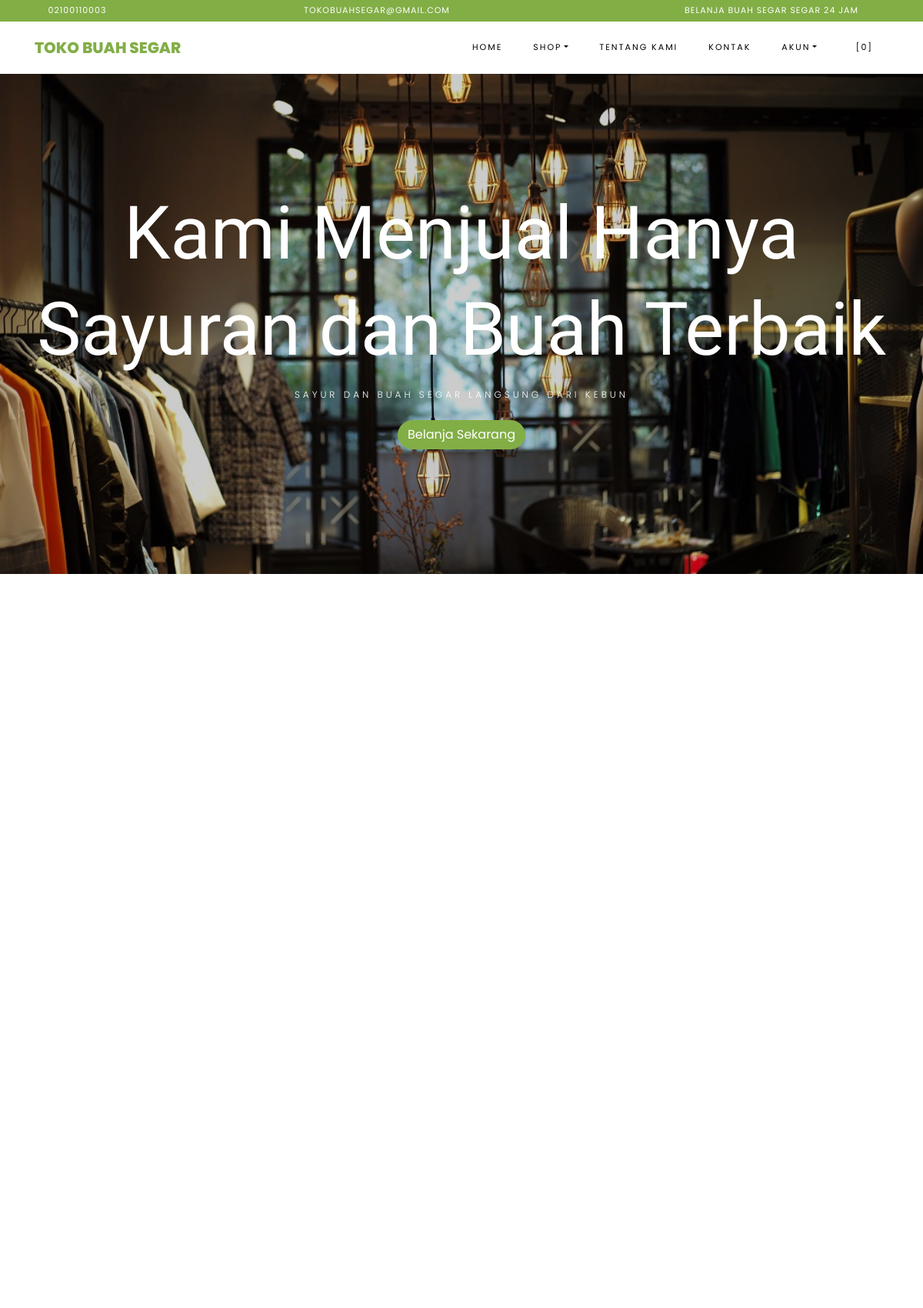
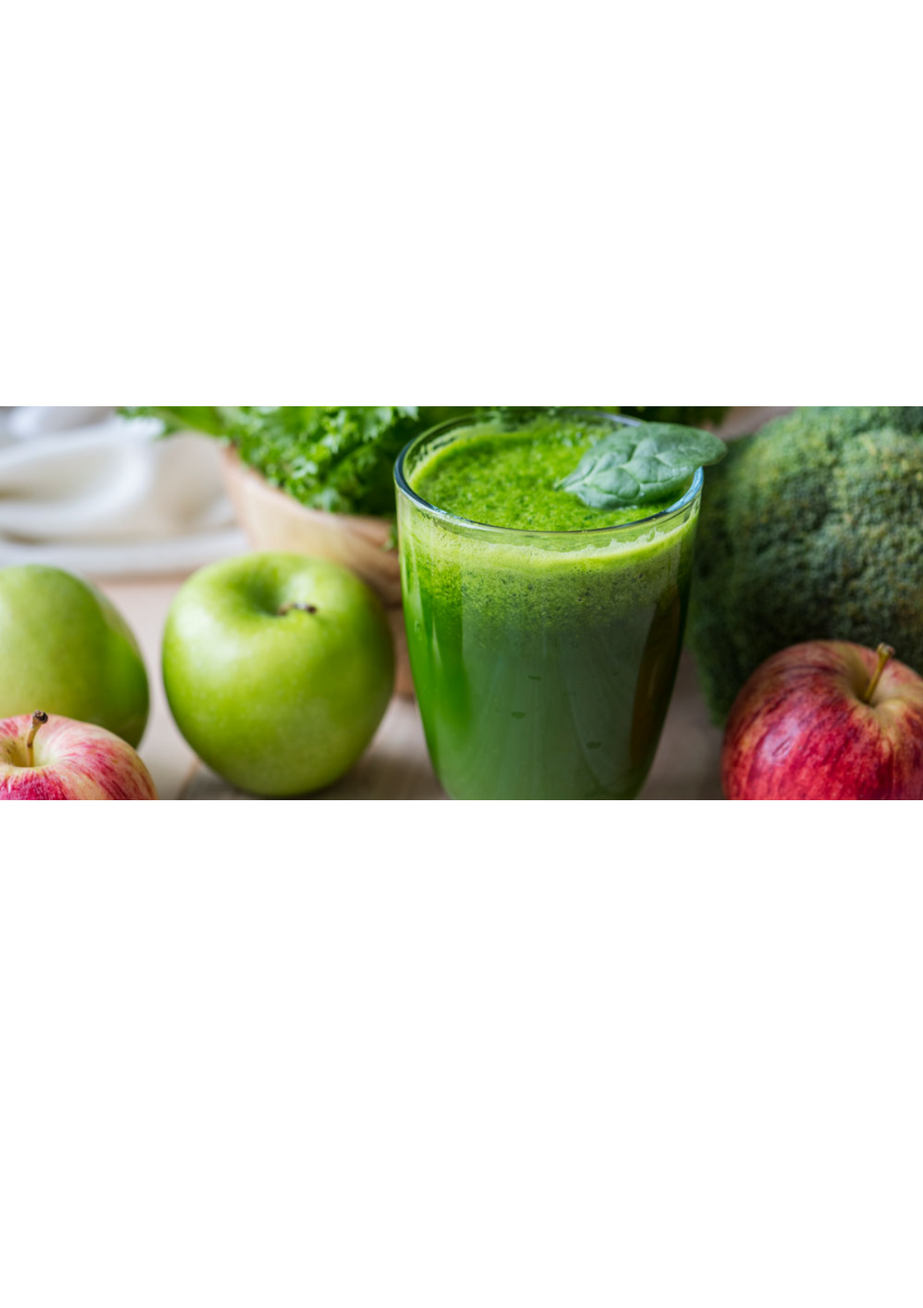
The page / (upper part) on the database its author committed (2 pictures, top to bottom).
### tables this page shows
CREATE TABLE `settings` (
  `id` int(10) NOT NULL,
  `key` varchar(32) NOT NULL,
  `content` varchar(191) NOT NULL
);

### application/helpers/themes_helper.php (called while the page is built, shortened)
<?php
if ( ! function_exists('get_theme_name'))
{
    function get_theme_name() {
        $current_theme = get_settings('current_theme_name');
        return ($current_theme) ? $current_theme : false;
    }
}
if ( ! function_exists('get_template_part'))
{
    function get_template_part($file_name = null, $params = array()) {
        if ($file_name !== '') {
            $current_theme = get_theme_name();
            if ( file_exists($file_location = VIEWPATH .'themes/'. $current_theme .'/'. $file_name .'.php')) {
                $CI =& get_instance();
                $CI->load->view('themes/'. $current_theme .'/'. $file_name, $params);
            }
            else {
                echo '<div>Kesalahan: berkas tema <b>'. $file_name .'.php</b> tidak ditemukan.<br>Lokasi berkas: <b>'. $file_location .'</b></div>';
            }
        }
    }
}
if ( ! function_exists('get_header'))
{
    function get_header($params = null, $section = '', $current_section = '') {
        $load_params = array();
        if ( is_null($params)) {
            $load_params['title'] = get_settings('site_name');
        }
        else if ( is_string($params)) {
            $load_params['title'] = $params;
        }
        else if ( is_array($params)) {
            $load_params = $params;
        }
        else {
            $load_params['title'] = get_settings('site_name');
        }
        $load_params['sidebar_section'] = $section;
        $load_params['current_section'] = $current_section;
        get_template_part('header', $load_params);
    }
}
if ( ! function_exists('get_theme_uri'))
{
    function get_theme_uri($file_name = null, $theme_name = NULL)
    {
        $theme_name = ($theme_name == NULL) ? get_theme_name() : $theme_name;
        return is_null($file_name) ? base_url('assets/themes/'. $theme_name .'/') : base_url('assets/themes/'. $theme_name .'/'. $file_name) ;
    }
}

### application/controllers/Home.php (called while the page is built, shortened)
<?php
class Home extends CI_Controller
{
    public function index()
    {
        $params['title'] = 'Selamat Datang';
        $products['products'] = $this->product->get_all_products();
        $products['best_deal'] = $this->product->best_deal_product();
        $products['reviews'] = $this->review->get_all_reviews();
        get_header($params);
        get_template_part('home', $products);
    }
}

### index.php (called while the page is built, shortened)
<?php
require_once BASEPATH.'core/CodeIgniter.php';

### application/helpers/global_helper.php (called while the page is built, shortened)
<?php
if ( ! function_exists('get_settings'))
{
    function get_settings($key = '')
    {
        $CI =& get_instance();
        $row = $CI->db
            ->select('content')
            ->where('key', $key)
            ->get('settings')
            ->row();
        return $row->content;
    }
}
if ( ! function_exists('get_store_name'))
{
    function get_store_name()
    {
        return get_settings('store_name');
    }
}

### application/helpers/session_helper.php (called while the page is built, shortened)
<?php
if ( ! function_exists('init'))
{
    function init()
    {
        $CI =& get_instance();
        return $CI;
    }
}
if( ! function_exists('session_data'))
{
    function session_data()
    {
        $CI = init();
        $read_session_in_cookie = get_cookie('__ACTIVE_SESSION_DATA');
        $read_session_in_session = $CI->session->userdata('__ACTIVE_SESSION_DATA');
        if ($read_session_in_cookie)
        {
            $read_data = $CI->encryption->decrypt($read_session_in_cookie);
            $read_data = json_decode($read_data);
            return $read_data;
        }
        else if ($read_session_in_session)
        {
            $read_data = $CI->encryption->decrypt($read_session_in_session);
            $read_data = json_decode($read_data);
            return $read_data;
        }
        else {
            $default_session = new stdClass();
            $default_session->is_login = FALSE;
            $default_session->user_id = 0;
            $default_session->login_at = 0;
            $default_session->remember_me = FALSE;
            return $default_session;
        }
    }
}

### application/views/themes/vegefoods/home.php (the view, shortened to what this page needs)
<section id="home-section" class="hero">
  <div class="home-slider owl-carousel">
    <div class="slider-item" style="background-image: url(<?php echo get_theme_uri('images/shop_3.jpg'); ?>);">
      <div class="overlay"></div>
      <div class="container">
        <div class="row slider-text justify-content-center align-items-center" data-scrollax-parent="true">
          <div class="col-md-12 ftco-animate text-center">
            <h1 class="mb-2">Kami Menjual Hanya Sayuran dan Buah Terbaik</h1>
            <h2 class="subheading mb-4">Sayur dan Buah Segar Langsung dari Kebun</h2>
            <p><a href="#products" class="btn btn-primary">Belanja Sekarang</a></p>
          </div>
        </div>
      </div>
    </div>
  </div>
</section>
<section class="ftco-section" id="products">
  <div class="container">
    <div class="row no-gutters ftco-services">
    </div>
  </div>
</section>
<section class="ftco-section">
  <div class="container">
    <div class="row justify-content-center mb-3 pb-3">
    </div>
  </div>
  <div class="container">
    <div class="row">
    </div>
  </div>
</section>
<section class="ftco-section img" style="background-image: url(<?php echo get_theme_uri('images/bg_3.jpg'); ?>);">
  <div class="container">
    <div class="row justify-content-end">
    </div>
  </div>
</section>
<section class="ftco-section testimony-section">
  <div class="container">
    <div class="row justify-content-center mb-5 pb-3">
    </div>
  </div>
</section>

### application/views/themes/vegefoods/header.php (shortened to what this page needs)
<!DOCTYPE html>
<html lang="en">
<head>
	<link rel="stylesheet" href="<?php echo get_theme_uri('css/open-iconic-bootstrap.min.css'); ?>">
	<link rel="stylesheet" href="<?php echo get_theme_uri('css/animate.css'); ?>">
	<link rel="stylesheet" href="<?php echo get_theme_uri('css/owl.carousel.min.css'); ?>">
	<link rel="stylesheet" href="<?php echo get_theme_uri('css/owl.theme.default.min.css'); ?>">
	<link rel="stylesheet" href="<?php echo get_theme_uri('css/magnific-popup.css'); ?>">
	<link rel="stylesheet" href="<?php echo get_theme_uri('css/aos.css'); ?>">
	<link rel="stylesheet" href="<?php echo get_theme_uri('css/ionicons.min.css'); ?>">
	<link rel="stylesheet" href="<?php echo get_theme_uri('js/plugins/@fortawesome/fontawesome-free/css/all.min.css', 'argon'); ?>">
	<link rel="stylesheet" href="<?php echo get_theme_uri('css/bootstrap-datepicker.css'); ?>">
	<link rel="stylesheet" href="<?php echo get_theme_uri('css/jquery.timepicker.css'); ?>">
	<link rel="stylesheet" href="<?php echo get_theme_uri('css/flaticon.css'); ?>">
	<link rel="stylesheet" href="<?php echo get_theme_uri('css/icomoon.css'); ?>">
	<link rel="stylesheet" href="<?php echo get_theme_uri('css/style.css'); ?>">
	<link rel="stylesheet" href="<?php echo base_url('assets/plugins/toastr/toastr.min.css'); ?>">
</head>
<body class="goto-here">
	<div class="py-1 bg-primary">
		<div class="container">
			<div class="row no-gutters d-flex align-items-start align-items-center px-md-0">
				<div class="col-lg-12 d-block">
					<div class="row d-flex">
						<div class="col-md pr-4 d-flex topper align-items-center">
							<div class="icon mr-2 d-flex justify-content-center align-items-center"><span class="icon-phone2"></span></div>
							<span class="text"><?php echo get_settings('store_phone_number'); ?></span>
						</div>
						<div class="col-md pr-4 d-flex topper align-items-center">
							<div class="icon mr-2 d-flex justify-content-center align-items-center"><span class="icon-paper-plane"></span></div>
							<span class="text"><?php echo get_settings('store_email'); ?></span>
						</div>
						<div class="col-md-5 pr-4 d-flex topper align-items-center text-lg-right">
							<span class="text"><?php echo get_settings('store_tagline'); ?></span>
						</div>
					</div>
				</div>
			</div>
		</div>
	</div>
	<nav class="navbar navbar-expand-lg navbar-dark ftco_navbar bg-dark ftco-navbar-light" id="ftco-navbar">
		<div class="container">
			<a class="navbar-brand" href="<?php echo base_url(); ?>"><?php echo get_store_name(); ?></a>
			<div class="collapse navbar-collapse" id="ftco-nav">
				<ul class="navbar-nav ml-auto">
					<li class="nav-item active"><a href="<?php echo base_url(); ?>" class="nav-link">Home</a></li>
					<li class="nav-item dropdown">
						<a class="nav-link dropdown-toggle" href="#" id="dropdown04" data-toggle="dropdown" aria-haspopup="true" aria-expanded="false">Shop</a>
					</li>
					<li class="nav-item"><a href="<?php echo site_url('pages/about'); ?>" class="nav-link">Tentang Kami</a></li>
					<li class="nav-item"><a href="<?php echo site_url('pages/contact'); ?>" class="nav-link">Kontak</a></li>
					<li class="nav-item dropdown">
						<a class="nav-link dropdown-toggle" href="#" id="dropdown05" data-toggle="dropdown" aria-haspopup="true" aria-expanded="false">Akun</a>
					</li>
					<li class="nav-item cta cta-colored"><a href="<?php echo site_url('shop/cart'); ?>" class="nav-link"><span class="icon-shopping_cart"></span>[<span class="cart-item-total">0</span>]</a></li>
				</ul>
			</div>
		</div>
	</nav>

### assets/themes/vegefoods/css/icomoon.css (style rules this page uses)
[class^="icon-"], [class*=" icon-"] { font-family: 'icomoon' !important; speak: none; font-style: normal; font-weight: normal; font-variant: normal; text-transform: none; line-height: 1; -webkit-font-smoothing: antialiased; -moz-osx-font-smoothing: grayscale; }
.icon-paper-plane:before { content: "\f1d8"; }
.icon-phone2:before { content: "\e0cd"; }
.icon-shopping_cart:before { content: "\e8cc"; }

### rows shown on the page
settings: content "02100110003"
settings: content "TOKOBUAHSEGAR@GMAIL.COM"
settings: content "BELANJA BUAH SEGAR SEGAR 24 JAM"
settings: content "TOKO BUAH SEGAR"
settings: content (picture)
